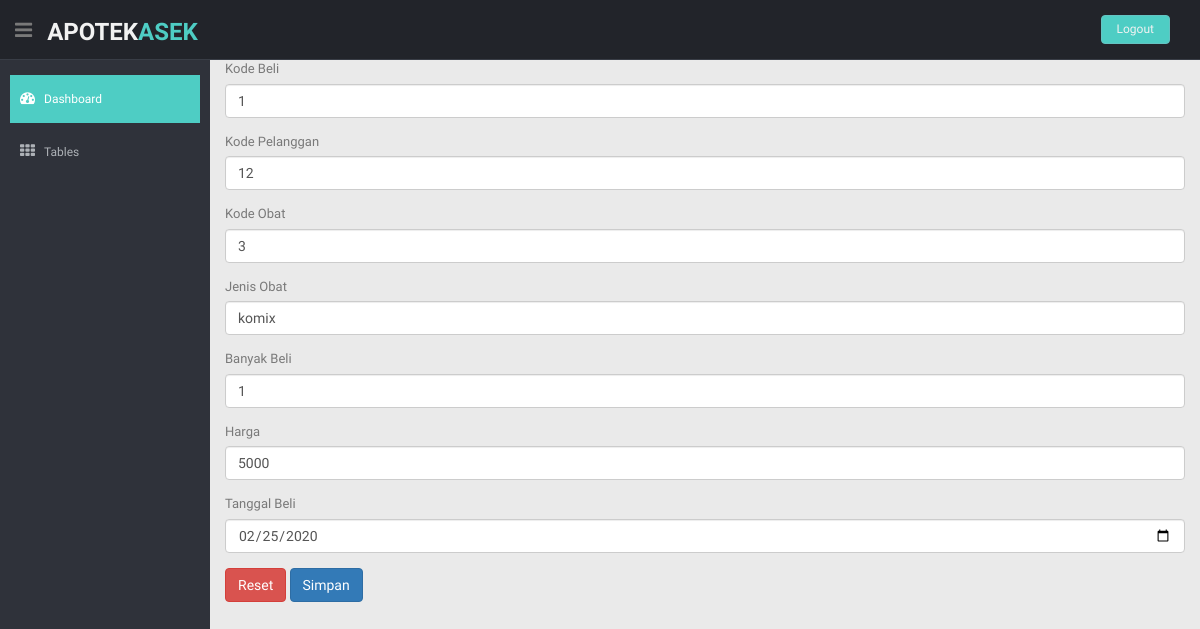
Screenshot of /Beli/edit_beli/1 with the database file from the repository.
### tables this page shows
CREATE TABLE `beli` (
  `kode_beli` int(10) NOT NULL,
  `kode_pelanggan` int(10) NOT NULL,
  `kode_obat` int(10) NOT NULL,
  `jenis_obat` varchar(50) NOT NULL,
  `banyak_beli` int(10) NOT NULL,
  `harga` int(10) NOT NULL,
  `tanggal_beli` date NOT NULL
);

### application/controllers/Beli.php (called while the page is built, shortened)
<?php
class Beli extends CI_Controller {
	public function edit_beli($kode_beli){
		$where = array('kode_beli' => $kode_beli);
		$data['Beli'] = $this->Model_beli->edit_beli($where, 'Beli')->result();
		$this->load->view('tamplates/header');
		$this->load->view('tamplates/sidebar');
		$this->load->view('edit_beli',$data);
		$this->load->view('tamplates/footer');
	}
}
 ?>

### index.php (called while the page is built, shortened)
<?php
require_once BASEPATH.'core/CodeIgniter.php';

### application/models/Model_beli.php (called while the page is built, shortened)
<?php
class Model_beli extends CI_Model {
	public function edit_beli($where, $Beli){
		 return $this->db->get_where($Beli,$where);
	}
}
?>

### application/views/edit_beli.php (the view, shortened to what this page needs)
<section id="main-content">
    <section class="wrapper">
				<?php foreach ($Beli as $bl) { ?>
				<form action="<?php echo base_url().'Beli/update'; ?>" method="post">
					<div class="form-group">
						<label>Kode Beli</label>
						<input type="text" name="kode_beli" class="form-control" value="<?php echo $bl->kode_beli ?>">
					</div>
					<div class="form-group">
						<label>Kode Pelanggan</label>
						<input type="text" name="kode_pelanggan" class="form-control" value="<?php echo $bl->kode_pelanggan ?>">
					</div>
					<div class="form-group">
						<label>Kode Obat</label>
						<input type="text" name="kode_obat" class="form-control" value="<?php echo $bl->kode_obat ?>">
					</div>
					<div class="form-group">
						<label>Jenis Obat</label>
						<input type="text" name="jenis_obat" class="form-control" value="<?php echo $bl->jenis_obat ?>">
					</div>
					<div class="form-group">
						<label>Banyak Beli</label>
						<input type="text" name="banyak_beli" class="form-control" value="<?php echo $bl->banyak_beli ?>">
					</div>
					<div class="form-group">
						<label>Harga</label>
						<input type="text" name="harga" class="form-control" value="<?php echo $bl->harga ?>">
					</div>
					<div class="form-group">
						<label>Tanggal Beli</label>
						<input type="date" name="tanggal_beli" class="form-control" value="<?php echo $bl->tanggal_beli ?>">
					</div>
					<button type="reset" class="btn btn-danger">Reset</button>
					<button type="submit" class="btn btn-primary">Simpan</button>
				</form>
			<?php } ?>
	</section>
</section>

### assets/css/style.css (style rules this page uses)
body { color: #797979; background: #eaeaea; font-family: 'Ruda', sans-serif; padding: 0px !important; margin: 0px !important; font-size:13px; }
#main-content { margin-left: 210px; }
.wrapper { display: inline-block; margin-top: 60px; padding-left: 15px; padding-right: 15px; padding-bottom: 15px; padding-top: 0px; width: 100%; }
label { font-weight: 400; }

### rows the page displays
beli: kode_beli "1", kode_pelanggan "12", kode_obat "3", jenis_obat "komix", banyak_beli "1", harga "5000", tanggal_beli "02/25/2020"
